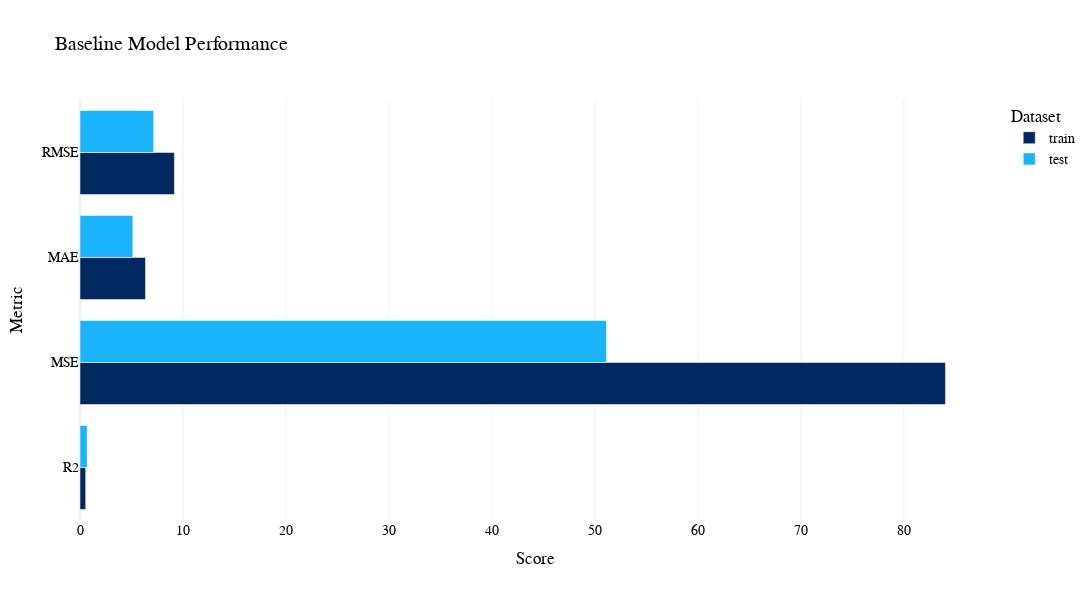

Notebook source saved alongside this figure:
### Code cell
baseline_pfm_fig = px.bar(
    melted_df,
    y=melted_df["metric"].apply(lambda x: x.upper()),
    x="score",
    color="dataset",
    barmode="group",
    color_discrete_map={"train": colors[3], "test": colors[4]},
    title="Baseline Model Performance",
)
baseline_pfm_fig.update_layout(
    template="plotly_white",
    xaxis_title="Score",
    yaxis_title="Metric",
    legend_title="Dataset",
    font=dict(family="Georgia", size=14, color="black"),
    width=1200,
    height=600,
)

### Figure 1 — Plotly figure (JSON) as saved in the notebook; plotly's stock layout.template omitted (floating-point values rounded to 4 significant figures)
{"data": [{"alignmentgroup": "True", "hovertemplate": "dataset=train<br>score=%{x}<br>y=%{y}<extra></extra>", "legendgroup": "train", "marker": {"color": "#01295f", "pattern": {"shape": ""}}, "name": "train", "offsetgroup": "train", "orientation": "h", "showlegend": true, "textposition": "auto", "type": "bar", "x": [0.5532, 84.04, 6.36, 9.167], "xaxis": "x", "y": ["R2", "MSE", "MAE", "RMSE"], "yaxis": "y"}, {"alignmentgroup": "True", "hovertemplate": "dataset=test<br>score=%{x}<br>y=%{y}<extra></extra>", "legendgroup": "test", "marker": {"color": "#1bb4fa", "pattern": {"shape": ""}}, "name": "test", "offsetgroup": "test", "orientation": "h", "showlegend": true, "textposition": "auto", "type": "bar", "x": [0.6953, 51.12, 5.133, 7.15], "xaxis": "x", "y": ["R2", "MSE", "MAE", "RMSE"], "yaxis": "y"}], "layout": {"barmode": "group", "font": {"color": "black", "family": "Georgia", "size": 14}, "height": 600, "legend": {"title": {"text": "Dataset"}, "tracegroupgap": 0}, "title": {"text": "Baseline Model Performance"}, "width": 1200, "xaxis": {"anchor": "y", "domain": [0, 1], "title": {"text": "Score"}}, "yaxis": {"anchor": "x", "domain": [0, 1], "title": {"text": "Metric"}}}}
